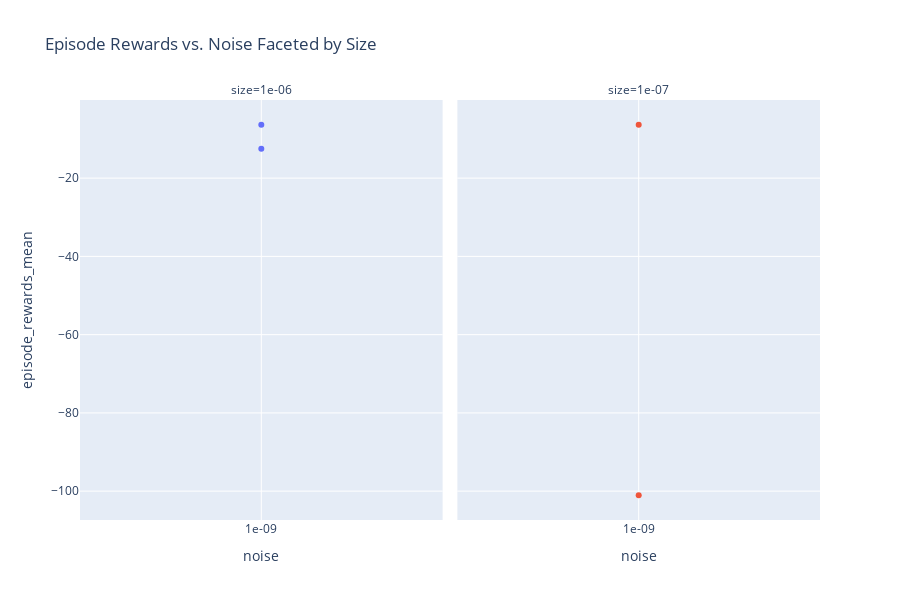

The notebook cell this image was saved under:
### Code cell
import plotly.express as px

# Define readable names for selected hyperparams
readable_names = {
    hyperparam_columns[0]: "noise",
    hyperparam_columns[1]: "size"
}

# Rename columns in a copy of the dataframe
plot_df = sub_df.rename(columns=readable_names)

# Assign new column names
x_col = "noise"
y_col = "episode_rewards_mean"
facet_col = "size"

# Plot
fig = px.scatter(
    plot_df,
    x=x_col,
    y=y_col,
    color="experiment_name",  # Optional: color by experiment
    facet_col=facet_col,
    title="Episode Rewards vs. Noise Faceted by Size",
    height=600
)

fig.update_layout(showlegend=False)
fig.show()

### Figure 1 — Plotly figure (JSON) as saved in the notebook; plotly's stock layout.template omitted (floating-point values rounded to 4 significant figures)
{"data": [{"hovertemplate": "experiment_name=0000_optim.args_.eps_1e-09__optim.args_.lr_1e-06__agent_params.args_.betas__0__1__2___agent_params.model_OpinionNetFixedW<br>size=1e-06<br>noise=%{x}<br>episode_rewards_mean=%{y}<extra></extra>", "legendgroup": "0000_optim.args_.eps_1e-09__optim.args_.lr_1e-06__agent_params.args_.betas__0__1__2___agent_params.model_OpinionNetFixedW", "marker": {"color": "#636efa", "symbol": "circle"}, "mode": "markers", "name": "0000_optim.args_.eps_1e-09__optim.args_.lr_1e-06__agent_params.args_.betas__0__1__2___agent_params.model_OpinionNetFixedW", "orientation": "v", "showlegend": true, "type": "scatter", "x": ["1e-09", "1e-09"], "xaxis": "x", "y": [-6.352, -12.5], "yaxis": "y"}, {"hovertemplate": "experiment_name=0001_optim.args_.eps_1e-09__optim.args_.lr_1e-07__agent_params.args_.betas__0__1__2___agent_params.model_OpinionNetFixedW<br>size=1e-07<br>noise=%{x}<br>episode_rewards_mean=%{y}<extra></extra>", "legendgroup": "0001_optim.args_.eps_1e-09__optim.args_.lr_1e-07__agent_params.args_.betas__0__1__2___agent_params.model_OpinionNetFixedW", "marker": {"color": "#EF553B", "symbol": "circle"}, "mode": "markers", "name": "0001_optim.args_.eps_1e-09__optim.args_.lr_1e-07__agent_params.args_.betas__0__1__2___agent_params.model_OpinionNetFixedW", "orientation": "v", "showlegend": true, "type": "scatter", "x": ["1e-09", "1e-09"], "xaxis": "x2", "y": [-101.0, -6.352], "yaxis": "y2"}], "layout": {"annotations": [{"font": {}, "showarrow": false, "text": "size=1e-06", "x": 0.245, "xanchor": "center", "xref": "paper", "y": 1, "yanchor": "bottom", "yref": "paper"}, {"font": {}, "showarrow": false, "text": "size=1e-07", "x": 0.755, "xanchor": "center", "xref": "paper", "y": 1, "yanchor": "bottom", "yref": "paper"}], "height": 600, "legend": {"title": {"text": "experiment_name"}, "tracegroupgap": 0}, "showlegend": false, "title": {"text": "Episode Rewards vs. Noise Faceted by Size"}, "xaxis": {"anchor": "y", "domain": [0, 0.49], "title": {"text": "noise"}}, "xaxis2": {"anchor": "y2", "domain": [0.51, 1], "matches": "x", "title": {"text": "noise"}}, "yaxis": {"anchor": "x", "domain": [0, 1], "title": {"text": "episode_rewards_mean"}}, "yaxis2": {"anchor": "x2", "domain": [0, 1], "matches": "y", "showticklabels": false}}}
